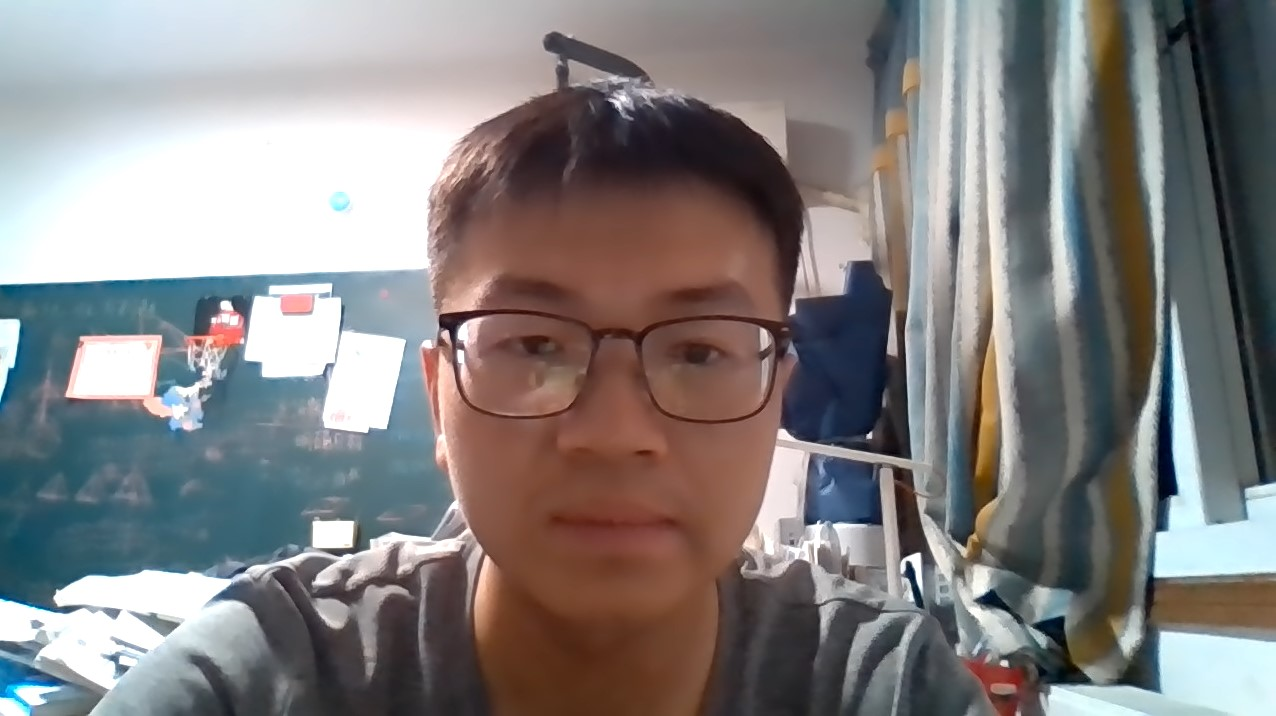
#> input picture archive/collections/history/04_images_and_wordcloud/pro.jpg, 1276 x 716 px, given in place of the camera
$ python color_selector.py
#> lines starting #> are read from the running program, lines starting #| are printed output that depends on the picture; after the words box and inside, x2 and y2 are one past the last pixel; in counts of white or black regions, pixels touching at a corner belong together
import cv2
import numpy as np

# 初始化全局变量
selected_color = None
hsv_min, hsv_max = None, None
colors = {"RED": "red.txt", "GREEN": "green.txt", "PURPLE": "purple.txt", "BLUE": "blue.txt"}

def draw_center_box(frame, box_size=(10, 20)):
    """在帧的中心绘制一个矩形框"""
    height, width, _ = frame.shape
    x1, y1 = width // 2 - box_size[0] // 2, height // 2 - box_size[1] // 2
    x2, y2 = width // 2 + box_size[0] // 2, height // 2 + box_size[1] // 2
    cv2.rectangle(frame, (x1, y1), (x2, y2), (0, 255, 0), 2)
    return x1, y1, x2, y2

# [32 lines left out: functions extract_hsv_values, save_thresholds, display_preview, not called in this run]

def create_menu():
    """创建菜单窗口"""
    menu = np.zeros((300, 300, 3), dtype=np.uint8)
    cv2.rectangle(menu, (10, 10), (140, 50), (0, 0, 255), -1)
    cv2.putText(menu, "RED", (20, 40), cv2.FONT_HERSHEY_SIMPLEX, 0.7, (255, 255, 255), 2)

    cv2.rectangle(menu, (10, 60), (140, 100), (0, 255, 0), -1)
    cv2.putText(menu, "GREEN", (20, 90), cv2.FONT_HERSHEY_SIMPLEX, 0.7, (255, 255, 255), 2)

    cv2.rectangle(menu, (10, 110), (140, 150), (128, 0, 128), -1)
    cv2.putText(menu, "PURPLE", (20, 140), cv2.FONT_HERSHEY_SIMPLEX, 0.7, (255, 255, 255), 2)

    cv2.rectangle(menu, (10, 160), (140, 200), (255, 0, 0), -1)
    cv2.putText(menu, "BLUE", (20, 190), cv2.FONT_HERSHEY_SIMPLEX, 0.7, (255, 255, 255), 2)

    cv2.rectangle(menu, (10, 220), (140, 260), (255, 255, 255), -1)
    cv2.putText(menu, "Get Color", (20, 250), cv2.FONT_HERSHEY_SIMPLEX, 0.7, (0, 0, 0), 2)

    return menu

# 鼠标回调函数
# [14 lines left out: function mouse_callback, not called in this run]

# 主函数
def main():
    global selected_color, hsv_min, hsv_max

    # 打开摄像头
    cap = cv2.VideoCapture(0)
    cv2.namedWindow("Camera Output")
    cv2.namedWindow("Menu")
    cv2.setMouseCallback("Menu", mouse_callback)

    while True:
        ret, frame = cap.read()
#> frame is the input picture: shape (716, 1276, 3); mean B, G, R 128.8, 128.8, 131.9
        if not ret:
            print("无法读取摄像头输入")
            break

        # 绘制中心框
        box_coords = draw_center_box(frame)
#> in draw_center_box, `cv2.rectangle(frame, (x1, y1), (x2, y2), (0, 255, 0), 2)`: frame: shape (716, 1276, 3); 0.02% of pixels changed, all inside (x1, y1, x2, y2) = (632, 347, 645, 370)
#> box_coords = (633, 348, 643, 368)

        # 显示菜单
        menu = create_menu()
#> in create_menu, `cv2.rectangle(menu, (10, 10), (140, 50), (0, 0, 255), -1)`:
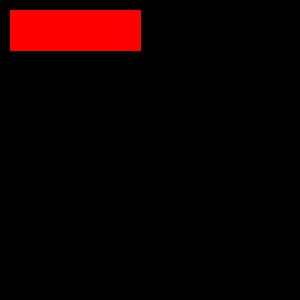
#> menu: shape (300, 300, 3); mean of channels 0, 1, 2 0, 0, 15.2; drawn as B, G, R
#> in create_menu, `cv2.putText(menu, "Get Color", (20, 250), cv2.FONT_HERSHEY_SIMPLEX, 0...`:
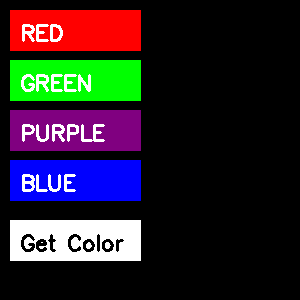
#> menu: shape (300, 300, 3); mean of channels 0, 1, 2 40.1, 32.8, 40.2; drawn as B, G, R

        # 检测按钮点击
        if selected_color == "GET_COLOR":
            if any([selected_color == key for key in colors.keys()]):
                hsv_values = extract_hsv_values(frame, box_coords)
                hsv_min, hsv_max = save_thresholds(hsv_values, selected_color)

                # 显示 HSV 阈值预览
                preview = display_preview(frame, hsv_min, hsv_max)
                cv2.imshow("Preview", preview)

        # 将菜单和相机输出显示在窗口中
        cv2.imshow("Camera Output", frame)
        cv2.imshow("Menu", menu)

        # 按下 'q' 键退出
        if cv2.waitKey(1) & 0xFF == ord('q'):
#> (key q is pressed here)
            break

    cap.release()
    cv2.destroyAllWindows()


if __name__ == "__main__":
    main()
